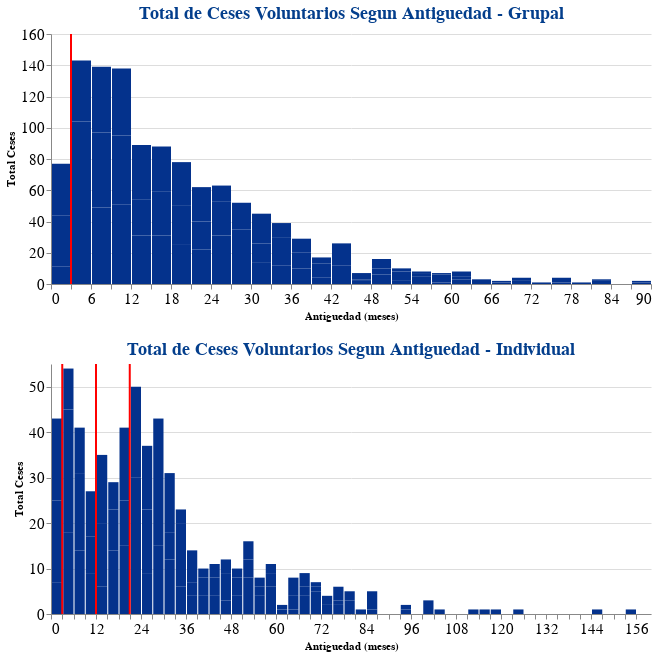

This figure's notebook cell:
### Code cell
ceses_antg_g = ceses.groupby(
    by=['PRODUCTO','antiguedad_meses'],
    as_index=False
).agg(
    cesados = ('CODIGO', 'count')
).query('PRODUCTO == "GRUPAL"'
)

# GRAFICANDO grupal
barra_g = alt.Chart(ceses_antg_g).mark_bar(
    color = '#04328C'
).encode(
    x = alt.X(
        'antiguedad_meses',
        bin = alt.BinParams(step=3),
        title = 'Antiguedad (meses)'),
    y = alt.Y(
        'cesados',
        title = 'Total Ceses')
)
linea_g_3 = alt.Chart(
    pd.DataFrame({'antiguedad_meses': [3]})
).mark_rule(
    color = 'red',
    strokeWidth = 2
).encode(
    x = 'antiguedad_meses')

gru = (barra_g + linea_g_3
).properties(title = 'Total de Ceses Voluntarios Segun Antiguedad - Grupal',
    width = 600,
    height = 250
)
############
ceses_antg_i = ceses.groupby(
    by=['PRODUCTO','antiguedad_meses'],
    as_index=False
).agg(
    cesados = ('CODIGO', 'count')
).query('PRODUCTO == "INDIVIDUAL"'
)

# GRAFICANDO indiviudal
barra_i = alt.Chart(ceses_antg_i).mark_bar(
    color = '#04328C'
).encode(
    x = alt.X(
        'antiguedad_meses',
        bin = alt.BinParams(step=3),
        title = 'Antiguedad (meses)'),
    y = alt.Y(
        'cesados',
        title = 'Total Ceses')
)
linea_i_3 = alt.Chart(
    pd.DataFrame({'antiguedad_meses': [3]})
).mark_rule(
    color = 'red',
    strokeWidth = 2
).encode(
    x = 'antiguedad_meses')

linea_i_12 = alt.Chart(
    pd.DataFrame({'antiguedad_meses': [12]})
).mark_rule(
    color = 'red',
    strokeWidth = 2
).encode(
    x = 'antiguedad_meses')

linea_i_21 = alt.Chart(
    pd.DataFrame({'antiguedad_meses': [21]})
).mark_rule(
    color = 'red',
    strokeWidth = 2
).encode(
    x = 'antiguedad_meses')

ind = (barra_i + linea_i_3 + linea_i_12 + linea_i_21).properties(
    title = 'Total de Ceses Voluntarios Segun Antiguedad - Individual',
    width = 600,
    height = 250
)
### juntando graficos
alt.vconcat(gru,ind
).configure_view(
    strokeWidth = 0
).configure_axis(
    labelFontSize = 15,
    labelAngle = 0
).configure_title(
    fontSize = 18,
    color = '#033E8C'
).resolve_scale(
    y='independent'
)

### Figure 1 — Vega-Lite specification as saved in the notebook (floating-point values rounded to 4 significant figures)
{"config": {"view": {"continuousWidth": 400, "continuousHeight": 300, "strokeWidth": 0}, "axis": {"labelAngle": 0, "labelFontSize": 15}, "title": {"color": "#033E8C", "fontSize": 18}}, "vconcat": [{"layer": [{"data": {"name": "data-ba000f9766d6628377558de1569740a3"}, "mark": {"type": "bar", "color": "#04328C"}, "encoding": {"x": {"type": "quantitative", "bin": {"step": 3}, "field": "antiguedad_meses", "title": "Antiguedad (meses)"}, "y": {"type": "quantitative", "field": "cesados", "title": "Total Ceses"}}}, {"data": {"name": "data-2237ca124401d5adc469c6e3ab647747"}, "mark": {"type": "rule", "color": "red", "strokeWidth": 2}, "encoding": {"x": {"type": "quantitative", "field": "antiguedad_meses"}}}], "height": 250, "title": "Total de Ceses Voluntarios Segun Antiguedad - Grupal", "width": 600}, {"layer": [{"data": {"name": "data-99fd3442e5d3d47e55423b8c2c728168"}, "mark": {"type": "bar", "color": "#04328C"}, "encoding": {"x": {"type": "quantitative", "bin": {"step": 3}, "field": "antiguedad_meses", "title": "Antiguedad (meses)"}, "y": {"type": "quantitative", "field": "cesados", "title": "Total Ceses"}}}, {"data": {"name": "data-2237ca124401d5adc469c6e3ab647747"}, "mark": {"type": "rule", "color": "red", "strokeWidth": 2}, "encoding": {"x": {"type": "quantitative", "field": "antiguedad_meses"}}}, {"data": {"name": "data-dc0a36140d7fce8b06ed5ff7815eaddf"}, "mark": {"type": "rule", "color": "red", "strokeWidth": 2}, "encoding": {"x": {"type": "quantitative", "field": "antiguedad_meses"}}}, {"data": {"name": "data-ed7315101285632befccf9ab26913030"}, "mark": {"type": "rule", "color": "red", "strokeWidth": 2}, "encoding": {"x": {"type": "quantitative", "field": "antiguedad_meses"}}}], "height": 250, "title": "Total de Ceses Voluntarios Segun Antiguedad - Individual", "width": 600}], "resolve": {"scale": {"y": "independent"}}, "$schema": "https://vega.github.io/schema/vega-lite/v4.8.1.json", "datasets": {"data-ba000f9766d6628377558de1569740a3": [{"PRODUCTO": "GRUPAL", "antiguedad_meses": 0.0, "cesados": 11}, {"PRODUCTO": "GRUPAL", "antiguedad_meses": 1.0, "cesados": 33}, {"PRODUCTO": "GRUPAL", "antiguedad_meses": 2.0, "cesados": 33}, {"PRODUCTO": "GRUPAL", "antiguedad_meses": 3.0, "cesados": 64}, {"PRODUCTO": "GRUPAL", "antiguedad_meses": 4.0, "cesados": 40}, {"PRODUCTO": "GRUPAL", "antiguedad_meses": 5.0, "cesados": 39}, {"PRODUCTO": "GRUPAL", "antiguedad_meses": 6.0, "cesados": 49}, {"PRODUCTO": "GRUPAL", "antiguedad_meses": 7.0, "cesados": 48}, {"PRODUCTO": "GRUPAL", "antiguedad_meses": 8.0, "cesados": 42}, {"PRODUCTO": "GRUPAL", "antiguedad_meses": 9.0, "cesados": 51}, {"PRODUCTO": "GRUPAL", "antiguedad_meses": 10.0, "cesados": 44}, {"PRODUCTO": "GRUPAL", "antiguedad_meses": 11.0, "cesados": 43}, {"PRODUCTO": "GRUPAL", "antiguedad_meses": 12.0, "cesados": 31}, {"PRODUCTO": "GRUPAL", "antiguedad_meses": 13.0, "cesados": 23}, {"PRODUCTO": "GRUPAL", "antiguedad_meses": 14.0, "cesados": 35}, {"PRODUCTO": "GRUPAL", "antiguedad_meses": 15.0, "cesados": 31}, {"PRODUCTO": "GRUPAL", "antiguedad_meses": 16.0, "cesados": 28}, {"PRODUCTO": "GRUPAL", "antiguedad_meses": 17.0, "cesados": 29}, {"PRODUCTO": "GRUPAL", "antiguedad_meses": 18.0, "cesados": 25}, {"PRODUCTO": "GRUPAL", "antiguedad_meses": 19.0, "cesados": 25}, {"PRODUCTO": "GRUPAL", "antiguedad_meses": 20.0, "cesados": 28}, {"PRODUCTO": "GRUPAL", "antiguedad_meses": 21.0, "cesados": 22}, {"PRODUCTO": "GRUPAL", "antiguedad_meses": 22.0, "cesados": 18}, {"PRODUCTO": "GRUPAL", "antiguedad_meses": 23.0, "cesados": 22}, {"PRODUCTO": "GRUPAL", "antiguedad_meses": 24.0, "cesados": 31}, {"PRODUCTO": "GRUPAL", "antiguedad_meses": 25.0, "cesados": 22}, {"PRODUCTO": "GRUPAL", "antiguedad_meses": 26.0, "cesados": 10}, {"PRODUCTO": "GRUPAL", "antiguedad_meses": 27.0, "cesados": 16}, {"PRODUCTO": "GRUPAL", "antiguedad_meses": 28.0, "cesados": 19}, {"PRODUCTO": "GRUPAL", "antiguedad_meses": 29.0, "cesados": 17}, {"PRODUCTO": "GRUPAL", "antiguedad_meses": 30.0, "cesados": 14}, {"PRODUCTO": "GRUPAL", "antiguedad_meses": 31.0, "cesados": 12}, {"PRODUCTO": "GRUPAL", "antiguedad_meses": 32.0, "cesados": 19}, {"PRODUCTO": "GRUPAL", "antiguedad_meses": 33.0, "cesados": 12}, {"PRODUCTO": "GRUPAL", "antiguedad_meses": 34.0, "cesados": 18}, {"PRODUCTO": "GRUPAL", "antiguedad_meses": 35.0, "cesados": 9}, {"PRODUCTO": "GRUPAL", "antiguedad_meses": 36.0, "cesados": 10}, {"PRODUCTO": "GRUPAL", "antiguedad_meses": 37.0, "cesados": 10}, {"PRODUCTO": "GRUPAL", "antiguedad_meses": 38.0, "cesados": 9}, {"PRODUCTO": "GRUPAL", "antiguedad_meses": 39.0, "cesados": 4}, {"PRODUCTO": "GRUPAL", "antiguedad_meses": 40.0, "cesados": 9}, {"PRODUCTO": "GRUPAL", "antiguedad_meses": 41.0, "cesados": 4}, {"PRODUCTO": "GRUPAL", "antiguedad_meses": 42.0, "cesados": 12}, {"PRODUCTO": "GRUPAL", "antiguedad_meses": 43.0, "cesados": 4}, {"PRODUCTO": "GRUPAL", "antiguedad_meses": 44.0, "cesados": 10}, {"PRODUCTO": "GRUPAL", "antiguedad_meses": 45.0, "cesados": 2}, {"PRODUCTO": "GRUPAL", "antiguedad_meses": 46.0, "cesados": 1}, {"PRODUCTO": "GRUPAL", "antiguedad_meses": 47.0, "cesados": 4}, {"PRODUCTO": "GRUPAL", "antiguedad_meses": 48.0, "cesados": 6}, {"PRODUCTO": "GRUPAL", "antiguedad_meses": 49.0, "cesados": 4}, {"PRODUCTO": "GRUPAL", "antiguedad_meses": 50.0, "cesados": 6}, {"PRODUCTO": "GRUPAL", "antiguedad_meses": 51.0, "cesados": 2}, {"PRODUCTO": "GRUPAL", "antiguedad_meses": 52.0, "cesados": 6}, {"PRODUCTO": "GRUPAL", "antiguedad_meses": 53.0, "cesados": 2}, {"PRODUCTO": "GRUPAL", "antiguedad_meses": 54.0, "cesados": 5}, {"PRODUCTO": "GRUPAL", "antiguedad_meses": 55.0, "cesados": 2}, {"PRODUCTO": "GRUPAL", "antiguedad_meses": 56.0, "cesados": 1}, {"PRODUCTO": "GRUPAL", "antiguedad_meses": 57.0, "cesados": 1}, {"PRODUCTO": "GRUPAL", "antiguedad_meses": 58.0, "cesados": 5}, {"PRODUCTO": "GRUPAL", "antiguedad_meses": 59.0, "cesados": 1}, {"PRODUCTO": "GRUPAL", "antiguedad_meses": 60.0, "cesados": 3}, {"PRODUCTO": "GRUPAL", "antiguedad_meses": 61.0, "cesados": 2}, {"PRODUCTO": "GRUPAL", "antiguedad_meses": 62.0, "cesados": 3}, {"PRODUCTO": "GRUPAL", "antiguedad_meses": 65.0, "cesados": 3}, {"PRODUCTO": "GRUPAL", "antiguedad_meses": 66.0, "cesados": 1}, {"PRODUCTO": "GRUPAL", "antiguedad_meses": 67.0, "cesados": 1}, {"PRODUCTO": "GRUPAL", "antiguedad_meses": 69.0, "cesados": 2}, {"PRODUCTO": "GRUPAL", "antiguedad_meses": 71.0, "cesados": 2}, {"PRODUCTO": "GRUPAL", "antiguedad_meses": 74.0, "cesados": 1}, {"PRODUCTO": "GRUPAL", "antiguedad_meses": 75.0, "cesados": 1}, {"PRODUCTO": "GRUPAL", "antiguedad_meses": 76.0, "cesados": 3}, {"PRODUCTO": "GRUPAL", "antiguedad_meses": 79.0, "cesados": 1}, {"PRODUCTO": "GRUPAL", "antiguedad_meses": 82.0, "cesados": 2}, {"PRODUCTO": "GRUPAL", "antiguedad_meses": 83.0, "cesados": 1}, {"PRODUCTO": "GRUPAL", "antiguedad_meses": 87.0, "cesados": 1}, {"PRODUCTO": "GRUPAL", "antiguedad_meses": 89.0, "cesados": 1}], "data-2237ca124401d5adc469c6e3ab647747": [{"antiguedad_meses": 3}], "data-99fd3442e5d3d47e55423b8c2c728168": [{"PRODUCTO": "INDIVIDUAL", "antiguedad_meses": 0.0, "cesados": 7}, {"PRODUCTO": "INDIVIDUAL", "antiguedad_meses": 1.0, "cesados": 18}, {"PRODUCTO": "INDIVIDUAL", "antiguedad_meses": 2.0, "cesados": 18}, {"PRODUCTO": "INDIVIDUAL", "antiguedad_meses": 3.0, "cesados": 18}, {"PRODUCTO": "INDIVIDUAL", "antiguedad_meses": 4.0, "cesados": 27}, {"PRODUCTO": "INDIVIDUAL", "antiguedad_meses": 5.0, "cesados": 9}, {"PRODUCTO": "INDIVIDUAL", "antiguedad_meses": 6.0, "cesados": 14}, {"PRODUCTO": "INDIVIDUAL", "antiguedad_meses": 7.0, "cesados": 17}, {"PRODUCTO": "INDIVIDUAL", "antiguedad_meses": 8.0, "cesados": 10}, {"PRODUCTO": "INDIVIDUAL", "antiguedad_meses": 9.0, "cesados": 9}, {"PRODUCTO": "INDIVIDUAL", "antiguedad_meses": 10.0, "cesados": 8}, {"PRODUCTO": "INDIVIDUAL", "antiguedad_meses": 11.0, "cesados": 10}, {"PRODUCTO": "INDIVIDUAL", "antiguedad_meses": 12.0, "cesados": 6}, {"PRODUCTO": "INDIVIDUAL", "antiguedad_meses": 13.0, "cesados": 14}, {"PRODUCTO": "INDIVIDUAL", "antiguedad_meses": 14.0, "cesados": 15}, {"PRODUCTO": "INDIVIDUAL", "antiguedad_meses": 15.0, "cesados": 14}, {"PRODUCTO": "INDIVIDUAL", "antiguedad_meses": 16.0, "cesados": 9}, {"PRODUCTO": "INDIVIDUAL", "antiguedad_meses": 17.0, "cesados": 6}, {"PRODUCTO": "INDIVIDUAL", "antiguedad_meses": 18.0, "cesados": 15}, {"PRODUCTO": "INDIVIDUAL", "antiguedad_meses": 19.0, "cesados": 10}, {"PRODUCTO": "INDIVIDUAL", "antiguedad_meses": 20.0, "cesados": 16}, {"PRODUCTO": "INDIVIDUAL", "antiguedad_meses": 21.0, "cesados": 20}, {"PRODUCTO": "INDIVIDUAL", "antiguedad_meses": 22.0, "cesados": 10}, {"PRODUCTO": "INDIVIDUAL", "antiguedad_meses": 23.0, "cesados": 20}, {"PRODUCTO": "INDIVIDUAL", "antiguedad_meses": 24.0, "cesados": 9}, {"PRODUCTO": "INDIVIDUAL", "antiguedad_meses": 25.0, "cesados": 14}, {"PRODUCTO": "INDIVIDUAL", "antiguedad_meses": 26.0, "cesados": 14}, {"PRODUCTO": "INDIVIDUAL", "antiguedad_meses": 27.0, "cesados": 15}, {"PRODUCTO": "INDIVIDUAL", "antiguedad_meses": 28.0, "cesados": 18}, {"PRODUCTO": "INDIVIDUAL", "antiguedad_meses": 29.0, "cesados": 10}, {"PRODUCTO": "INDIVIDUAL", "antiguedad_meses": 30.0, "cesados": 12}, {"PRODUCTO": "INDIVIDUAL", "antiguedad_meses": 31.0, "cesados": 6}, {"PRODUCTO": "INDIVIDUAL", "antiguedad_meses": 32.0, "cesados": 13}, {"PRODUCTO": "INDIVIDUAL", "antiguedad_meses": 33.0, "cesados": 6}, {"PRODUCTO": "INDIVIDUAL", "antiguedad_meses": 34.0, "cesados": 14}, {"PRODUCTO": "INDIVIDUAL", "antiguedad_meses": 35.0, "cesados": 3}, {"PRODUCTO": "INDIVIDUAL", "antiguedad_meses": 36.0, "cesados": 4}, {"PRODUCTO": "INDIVIDUAL", "antiguedad_meses": 37.0, "cesados": 3}, {"PRODUCTO": "INDIVIDUAL", "antiguedad_meses": 38.0, "cesados": 7}, {"PRODUCTO": "INDIVIDUAL", "antiguedad_meses": 39.0, "cesados": 4}, {"PRODUCTO": "INDIVIDUAL", "antiguedad_meses": 40.0, "cesados": 4}, {"PRODUCTO": "INDIVIDUAL", "antiguedad_meses": 41.0, "cesados": 2}, {"PRODUCTO": "INDIVIDUAL", "antiguedad_meses": 42.0, "cesados": 4}, {"PRODUCTO": "INDIVIDUAL", "antiguedad_meses": 43.0, "cesados": 4}, {"PRODUCTO": "INDIVIDUAL", "antiguedad_meses": 44.0, "cesados": 3}, {"PRODUCTO": "INDIVIDUAL", "antiguedad_meses": 45.0, "cesados": 3}, {"PRODUCTO": "INDIVIDUAL", "antiguedad_meses": 46.0, "cesados": 6}, {"PRODUCTO": "INDIVIDUAL", "antiguedad_meses": 47.0, "cesados": 3}, {"PRODUCTO": "INDIVIDUAL", "antiguedad_meses": 48.0, "cesados": 4}, {"PRODUCTO": "INDIVIDUAL", "antiguedad_meses": 49.0, "cesados": 4}, {"PRODUCTO": "INDIVIDUAL", "antiguedad_meses": 50.0, "cesados": 2}, {"PRODUCTO": "INDIVIDUAL", "antiguedad_meses": 51.0, "cesados": 8}, {"PRODUCTO": "INDIVIDUAL", "antiguedad_meses": 52.0, "cesados": 4}, {"PRODUCTO": "INDIVIDUAL", "antiguedad_meses": 53.0, "cesados": 4}, {"PRODUCTO": "INDIVIDUAL", "antiguedad_meses": 54.0, "cesados": 4}, {"PRODUCTO": "INDIVIDUAL", "antiguedad_meses": 55.0, "cesados": 2}, {"PRODUCTO": "INDIVIDUAL", "antiguedad_meses": 56.0, "cesados": 2}, {"PRODUCTO": "INDIVIDUAL", "antiguedad_meses": 57.0, "cesados": 6}, {"PRODUCTO": "INDIVIDUAL", "antiguedad_meses": 58.0, "cesados": 3}, {"PRODUCTO": "INDIVIDUAL", "antiguedad_meses": 59.0, "cesados": 2}, {"PRODUCTO": "INDIVIDUAL", "antiguedad_meses": 60.0, "cesados": 1}, {"PRODUCTO": "INDIVIDUAL", "antiguedad_meses": 61.0, "cesados": 1}, {"PRODUCTO": "INDIVIDUAL", "antiguedad_meses": 63.0, "cesados": 1}, {"PRODUCTO": "INDIVIDUAL", "antiguedad_meses": 64.0, "cesados": 3}, {"PRODUCTO": "INDIVIDUAL", "antiguedad_meses": 65.0, "cesados": 4}, {"PRODUCTO": "INDIVIDUAL", "antiguedad_meses": 66.0, "cesados": 4}, {"PRODUCTO": "INDIVIDUAL", "antiguedad_meses": 67.0, "cesados": 2}, {"PRODUCTO": "INDIVIDUAL", "antiguedad_meses": 68.0, "cesados": 3}, {"PRODUCTO": "INDIVIDUAL", "antiguedad_meses": 69.0, "cesados": 5}, {"PRODUCTO": "INDIVIDUAL", "antiguedad_meses": 70.0, "cesados": 1}, {"PRODUCTO": "INDIVIDUAL", "antiguedad_meses": 71.0, "cesados": 1}, {"PRODUCTO": "INDIVIDUAL", "antiguedad_meses": 72.0, "cesados": 2}, {"PRODUCTO": "INDIVIDUAL", "antiguedad_meses": 74.0, "cesados": 2}, {"PRODUCTO": "INDIVIDUAL", "antiguedad_meses": 75.0, "cesados": 2}, {"PRODUCTO": "INDIVIDUAL", "antiguedad_meses": 76.0, "cesados": 1}, {"PRODUCTO": "INDIVIDUAL", "antiguedad_meses": 77.0, "cesados": 3}, {"PRODUCTO": "INDIVIDUAL", "antiguedad_meses": 78.0, "cesados": 3}, {"PRODUCTO": "INDIVIDUAL", "antiguedad_meses": 80.0, "cesados": 2}, {"PRODUCTO": "INDIVIDUAL", "antiguedad_meses": 83.0, "cesados": 1}, {"PRODUCTO": "INDIVIDUAL", "antiguedad_meses": 84.0, "cesados": 1}, {"PRODUCTO": "INDIVIDUAL", "antiguedad_meses": 86.0, "cesados": 4}, {"PRODUCTO": "INDIVIDUAL", "antiguedad_meses": 93.0, "cesados": 1}, {"PRODUCTO": "INDIVIDUAL", "antiguedad_meses": 95.0, "cesados": 1}, {"PRODUCTO": "INDIVIDUAL", "antiguedad_meses": 99.0, "cesados": 3}, {"PRODUCTO": "INDIVIDUAL", "antiguedad_meses": 103.0, "cesados": 1}, {"PRODUCTO": "INDIVIDUAL", "antiguedad_meses": 111.0, "cesados": 1}, {"PRODUCTO": "INDIVIDUAL", "antiguedad_meses": 116.0, "cesados": 1}, {"PRODUCTO": "INDIVIDUAL", "antiguedad_meses": 119.0, "cesados": 1}, {"PRODUCTO": "INDIVIDUAL", "antiguedad_meses": 124.0, "cesados": 1}, {"PRODUCTO": "INDIVIDUAL", "antiguedad_meses": 146.0, "cesados": 1}, {"PRODUCTO": "INDIVIDUAL", "antiguedad_meses": 154.0, "cesados": 1}], "data-dc0a36140d7fce8b06ed5ff7815eaddf": [{"antiguedad_meses": 12}], "data-ed7315101285632befccf9ab26913030": [{"antiguedad_meses": 21}]}}
